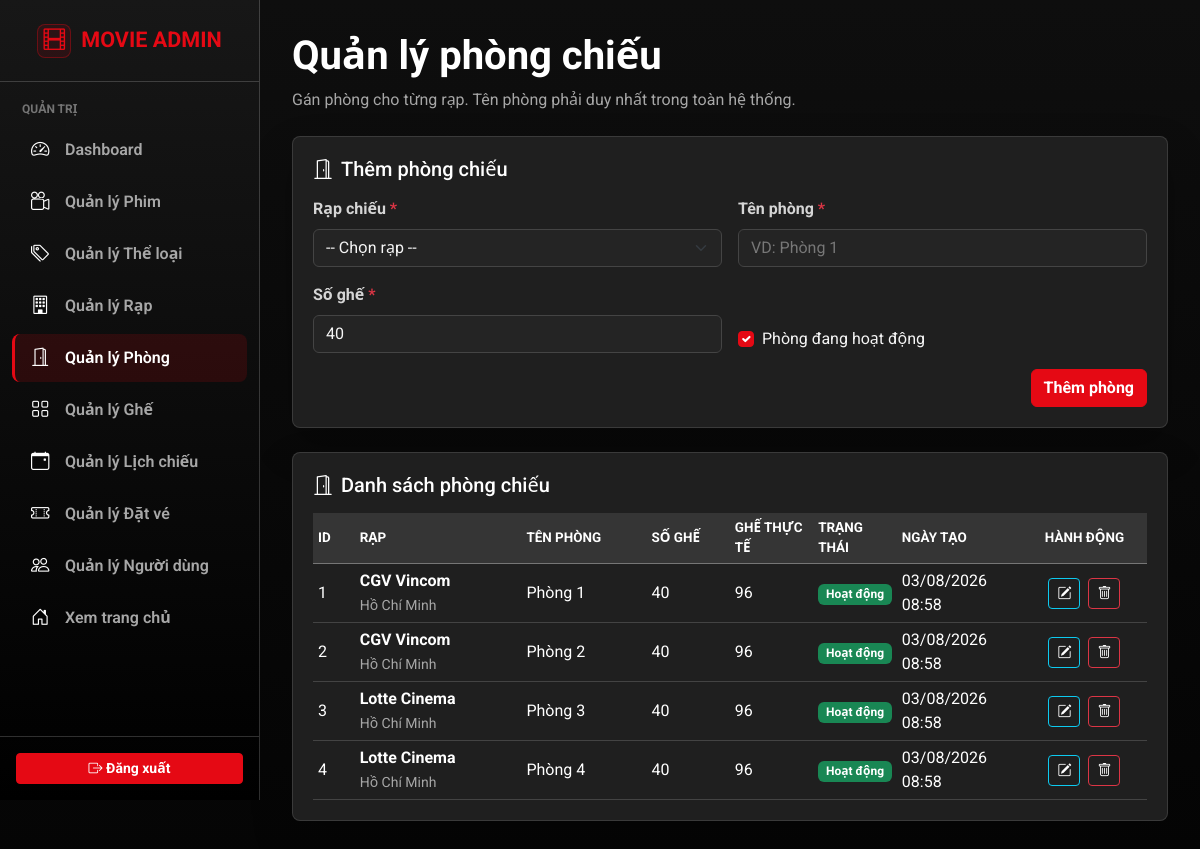
/frontend/admin/manage_rooms.php (signed in), run on the app's committed database.
### tables this page shows
CREATE TABLE rooms
(
    id          INT PRIMARY KEY AUTO_INCREMENT,
    theatre_id  INT         NOT NULL,
    name        VARCHAR(50) NOT NULL,
    total_seats INT         NOT NULL,
    is_active   BOOLEAN   DEFAULT TRUE,
    created_at  TIMESTAMP DEFAULT CURRENT_TIMESTAMP,
    updated_at  TIMESTAMP DEFAULT CURRENT_TIMESTAMP ON UPDATE CURRENT_TIMESTAMP,
    FOREIGN KEY (theatre_id) REFERENCES theatres (id) ON DELETE CASCADE
);

CREATE TABLE theatres
(
    id            INT PRIMARY KEY AUTO_INCREMENT,
    name          VARCHAR(100) NOT NULL,
    address       VARCHAR(255) NULL,
    city          VARCHAR(50)  NULL,
    phone         VARCHAR(20)  NULL,
    total_screens INT       DEFAULT 1,
    created_at    TIMESTAMP DEFAULT CURRENT_TIMESTAMP,
    updated_at    TIMESTAMP DEFAULT CURRENT_TIMESTAMP ON UPDATE CURRENT_TIMESTAMP
);

### backend/app/init.php (called while the page is built, shortened)
<?php
spl_autoload_register(function ($class_name) {
    $prefix = 'App\\';
    $base_dir = __DIR__ . '/';
    $len = strlen($prefix);
    $relative_class = substr($class_name, $len);
    $file = $base_dir . str_replace('\\', '/', $relative_class) . '.php';
});

### backend/app/Config/Database.php (called while the page is built, shortened)
<?php
class Database {
    private static $connection = null;
    public static function getConnection() {
        if (self::$connection === null) {
            $host = 'localhost';
            $username = 'root';
            $password = '';
            $database = 'movie_ticket_booking';
            $port = 3306;
            $conn = mysqli_connect($host, $username, $password, $database, $port);
            mysqli_set_charset($conn, "utf8mb4");
            self::$connection = $conn;
        }
        return self::$connection;
    }
}

### backend/app/Controllers/RoomController.php (called while the page is built, shortened)
<?php
class RoomController {
    private $service;
    public function __construct() {
        $this->service = new RoomService();
    }
    public function getAllRooms() {
        return $this->service->getAllRooms();
    }
}

### backend/app/Services/RoomService.php (called while the page is built, shortened)
<?php
class RoomService {
    private $model;
    public function __construct() {
        $this->model = new RoomModel();
    }
    public function getAllRooms() {
        return $this->model->getAllWithTheatre();
    }
}

### backend/app/Models/RoomModel.php (called while the page is built, shortened)
<?php
class RoomModel {
    private $conn;
    public function __construct() {
        $this->conn = Database::getConnection();
    }
    public function getAllWithTheatre() {
        $query = "
            SELECT r.*, t.name AS theatre_name, t.city AS theatre_city,
                   (SELECT COUNT(*) FROM seats s WHERE s.room_id = r.id) AS seat_count
            FROM rooms r
            INNER JOIN theatres t ON t.id = r.theatre_id
            ORDER BY t.name ASC, r.name ASC
        ";
        $result = mysqli_query($this->conn, $query);
        $rooms = [];
        if ($result) {
            while ($row = mysqli_fetch_assoc($result)) {
                $rooms[] = $row;
            }
        }
        return $rooms;
    }
}

### frontend/admin/manage_rooms.php (the view, shortened to what this page needs)
<?php
require_once '../../backend/app/init.php';
require_once 'admin_header.php';
require_once 'admin_sidebar.php';
$controller = new RoomController();
$rooms_list = $controller->getAllRooms();
$theatres_list = $controller->getAllTheatres();
$edit_room = null;
?>
<div class="container-fluid">
    <div class="admin-page-header d-flex flex-column flex-lg-row justify-content-between align-items-start gap-3 mb-4">
        <div>
            <h1 class="mb-0 text-white fw-bold">Quản lý phòng chiếu</h1>
            <p class="mb-0 mt-2 text-muted">Gán phòng cho từng rạp. Tên phòng phải duy nhất trong toàn hệ thống.</p>
        </div>
    </div>
    <div class="admin-card mb-4">
        <h5 class="mb-3 text-white">
            <i class="bi bi-door-open me-2"></i><?= $edit_room ? 'Cập nhật phòng chiếu' : 'Thêm phòng chiếu' ?>
        </h5>
        <form action="manage_rooms.php" method="POST">
            <?php renderRoomFormFields('room_form', $theatres_list, $edit_room); ?>
            <div class="mt-3 text-end">
                <button type="submit" class="btn btn-netflix-red">
                    <?= $edit_room ? 'Lưu thay đổi' : 'Thêm phòng' ?>
                </button>
            </div>
        </form>
    </div>
    <div class="admin-card">
        <h5 class="mb-3 text-white"><i class="bi bi-door-open me-2"></i>Danh sách phòng chiếu</h5>
        <div class="table-responsive">
            <table class="table table-hover admin-table align-middle mb-0">
                <thead>
                    <tr>
                        <th width="5%">ID</th>
                        <th width="20%">Rạp</th>
                        <th width="15%">Tên phòng</th>
                        <th width="10%">Số ghế</th>
                        <th width="10%">Ghế thực tế</th>
                        <th width="10%">Trạng thái</th>
                        <th width="15%">Ngày tạo</th>
                        <th width="15%" class="text-center">Hành động</th>
                    </tr>
                </thead>
                <tbody>
                    <?php if (!empty($rooms_list)): ?>
                        <?php foreach ($rooms_list as $room): ?>
                            <tr>
                                <td><?= $room['id'] ?></td>
                                <td>
                                    <strong><?= htmlspecialchars($room['theatre_name']) ?></strong>
                                    <br><span class="text-muted small"><?= htmlspecialchars($room['theatre_city'] ?? '') ?></span>
                                </td>
                                <td><?= htmlspecialchars($room['name']) ?></td>
                                <td><?= (int)$room['total_seats'] ?></td>
                                <td><?= (int)$room['seat_count'] ?></td>
                                <td>
                                    <?php if ($room['is_active']): ?>
                                        <span class="badge bg-success">Hoạt động</span>
                                    <?php else: ?>
                                        <span class="badge bg-secondary">Tạm ngưng</span>
                                    <?php endif; ?>
                                </td>
                                <td><?= date('d/m/Y H:i', strtotime($room['created_at'])) ?></td>
                                <td class="text-center">
                                    <a href="manage_rooms.php?edit_id=<?= $room['id'] ?>" class="btn btn-sm btn-outline-info admin-icon-btn me-1" title="Sửa phòng">
                                        <i class="bi bi-pencil-square"></i>
                                    </a>
                                    <form action="" method="POST" class="d-inline" onsubmit="return confirm('Xóa phòng này sẽ xóa toàn bộ ghế và suất chiếu liên quan. Bạn có chắc chắn?');">
                                        <button type="submit" class="btn btn-sm btn-outline-danger admin-icon-btn" title="Xóa phòng">
                                            <i class="bi bi-trash"></i>
                                        </button>
                                    </form>
                                </td>
                            </tr>
                        <?php endforeach; ?>
                    <?php endif; ?>
                </tbody>
            </table>
        </div>
    </div>
</div>
<?php
function renderRoomFormFields($prefix, $theatres_list, $room = null) {
?>
    <div class="row g-3">
        <div class="col-md-6">
            <label class="form-label">Rạp chiếu <span class="text-danger">*</span></label>
            <select class="form-select" name="theatre_id" id="<?= $prefix ?>_theatre_id" required>
                <option value="">-- Chọn rạp --</option>
            </select>
        </div>
        <div class="col-md-6">
            <label class="form-label">Tên phòng <span class="text-danger">*</span></label>
            <input type="text" class="form-control" name="name" id="<?= $prefix ?>_name" required placeholder="VD: Phòng 1" value="<?= htmlspecialchars($room['name'] ?? '') ?>">
        </div>
        <div class="col-md-6">
            <label class="form-label">Số ghế <span class="text-danger">*</span></label>
            <input type="number" class="form-control" name="total_seats" id="<?= $prefix ?>_total_seats" min="1" value="<?= htmlspecialchars((string)($room['total_seats'] ?? 40)) ?>" required>
        </div>
        <div class="col-md-6 d-flex align-items-end">
            <div class="form-check">
                <input class="form-check-input" type="checkbox" name="is_active" id="<?= $prefix ?>_is_active" <?= !isset($room['is_active']) || $room['is_active'] ? 'checked' : '' ?>>
                <label class="form-check-label" for="<?= $prefix ?>_is_active">Phòng đang hoạt động</label>
            </div>
        </div>
    </div>
<?php } ?>
<?php require_once 'admin_footer.php'; ?>

### frontend/css/admin.css (style rules this page uses)
:root { --admin-bg: #0a0a0a; --admin-surface: #1f1f1f; --admin-surface-soft: #242424; --admin-surface-head: #353535; --admin-sidebar: #000000; --admin-border: rgba(255, 255, 255, 0.18); --admin-border-soft: rgba(255, 255, 255, 0.12); --admin-text: #f5f5f5; --admin-muted: #a7a7a7; --admin-danger: #e50914; --admin-danger-hover: #b20710; --admin-radius: 8px; --admin-sidebar-width: 260px; }
body { min-height: 100vh; margin: 0; background: linear-gradient(180deg, #0e0e0e 0%, var(--admin-bg) 45%, #050505 100%); color: var(--admin-text); font-family: "Roboto", "Segoe UI", Arial, sans-serif; }
a, a:hover { color: inherit; }
.text-muted { color: var(--admin-muted) !important; }
.admin-content .container-fluid { padding-right: 0; padding-left: 0; }
.admin-card { padding: 20px; overflow: hidden; border: 1px solid var(--admin-border-soft); border-radius: var(--admin-radius); background: var(--admin-surface); color: var(--admin-text); box-shadow: 0 18px 40px rgba(0, 0, 0, 0.24); }
.table-responsive { background: var(--admin-surface); }
.admin-table { --bs-table-bg: var(--admin-surface); --bs-table-color: var(--admin-text); --bs-table-border-color: rgba(255, 255, 255, 0.16); --bs-table-hover-bg: #2b2b2b; --bs-table-hover-color: #ffffff; margin: 0; }
.admin-table thead th { border-bottom: 1px solid rgba(255, 255, 255, 0.32) !important; background: var(--admin-surface-head) !important; color: #ffffff !important; font-size: 0.84rem; font-weight: 700; text-transform: uppercase; }
.admin-table td, .admin-table th { padding: 5px; vertical-align: middle; }
.admin-table td, .admin-table td i, .admin-table strong { color: #ffffff; }
.btn-netflix-red { border: 1px solid var(--admin-danger); background: var(--admin-danger); color: #ffffff; font-weight: 700; }
.form-label { color: #d5d5d5; font-weight: 700; }
.form-control, .form-select { border-color: #444444; background-color: var(--admin-surface-soft); color: var(--admin-text); }
.form-control::placeholder { color: #777777; }
.form-check-input { border-color: #444444; background-color: var(--admin-surface-soft); }
.form-check-input:checked { border-color: var(--admin-danger); background-color: var(--admin-danger); }

### data on the page
rooms: id "1", theatre.name "CGV Vincom", theatre.city "Hồ Chí Minh", name "Phòng 1", total_seats "40", seat_count "96", is_active "Hoạt động", created_at "03/08/2026 08:58"
rooms: id "2", theatre.name "CGV Vincom", theatre.city "Hồ Chí Minh", name "Phòng 2", total_seats "40", seat_count "96", is_active "Hoạt động", created_at "03/08/2026 08:58"
rooms: id "3", theatre.name "Lotte Cinema", theatre.city "Hồ Chí Minh", name "Phòng 3", total_seats "40", seat_count "96", is_active "Hoạt động", created_at "03/08/2026 08:58"
rooms: id "4", theatre.name "Lotte Cinema", theatre.city "Hồ Chí Minh", name "Phòng 4", total_seats "40", seat_count "96", is_active "Hoạt động", created_at "03/08/2026 08:58"
